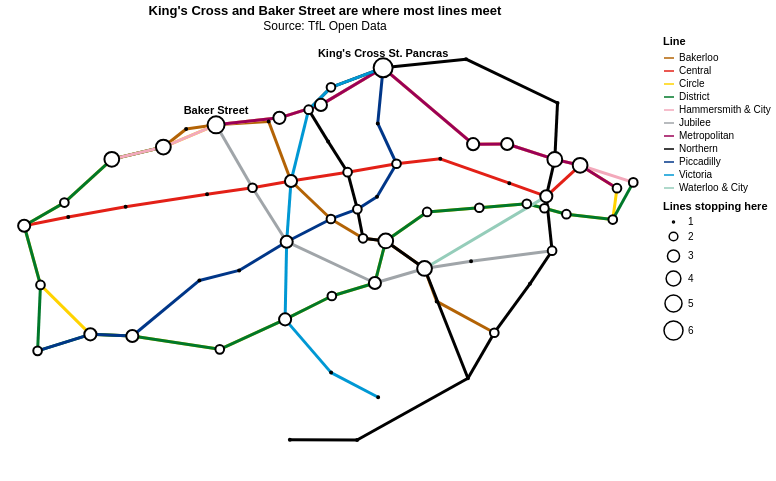

The notebook cell this image was saved under:
### Markdown cell above
**C2.** Draw the Tube as in tutorial §4, but **size each station by how many lines stop there**, and name the
stations with **five or more** lines (more names would pile up in the middle). The colours now have a key.

### Code cell
dots_table = stations.merge(lines_at, left_on='name', right_index=True)   # as in tutorial §3

# The same join as the tutorial: each edge gets both of its ends
track = (edges
    .merge(stations, left_on='source', right_on='name')
    .merge(stations, left_on='target', right_on='name', suffixes=('', '2')))

where = dict(x=alt.X('lon:Q', scale=alt.Scale(zero=False), axis=None),
             y=alt.Y('lat:Q', scale=alt.Scale(zero=False), axis=None))

# TfL's own colour for each line, with a key (scale=None would use the colours but give no key)
key = edges[['line', 'colour']].drop_duplicates()
line_colours = alt.Scale(domain=key['line'].tolist(), range=key['colour'].tolist())

rails = alt.Chart(track).mark_rule(strokeWidth=3).encode(
    **where, x2='lon2:Q', y2='lat2:Q', color=alt.Color('line:N', scale=line_colours, title='Line'))
dots = alt.Chart(dots_table).mark_circle(color='white', stroke='black', opacity=1).encode(
    **where, size=alt.Size('lines:Q', title='Lines stopping here', scale=alt.Scale(domain=[1, 6]),
                           legend=alt.Legend(values=[1, 2, 3, 4, 5, 6])),
    tooltip=['name:N', 'lines:Q'])
names = alt.Chart(dots_table).mark_text(dy=-14, fontWeight='bold', fontSize=11).encode(
    **where, text='name:N').transform_filter('datum.lines >= 5')

(rails + dots + names).properties(
    width=640, height=440,
    title=alt.Title("King's Cross and Baker Street are where most lines meet", subtitle='Source: TfL Open Data')
).configure_view(stroke=None)

### Figure 1 — Vega-Lite specification as saved in the notebook (floating-point values rounded to 4 significant figures; data arrays with more than 128 entries replaced by an {"elided": "..."} marker saying what was removed)
{"config": {"view": {"continuousWidth": 300, "continuousHeight": 300, "stroke": null}}, "layer": [{"data": {"name": "data-e03ccafdb4a8c53820e9f9fd0960f2c3"}, "mark": {"type": "rule", "strokeWidth": 3}, "encoding": {"color": {"field": "line", "scale": {"domain": ["Bakerloo", "Central", "Circle", "District", "Hammersmith & City", "Jubilee", "Metropolitan", "Northern", "Piccadilly", "Victoria", "Waterloo & City"], "range": ["#B36305", "#E32017", "#FFD300", "#00782A", "#F3A9BB", "#A0A5A9", "#9B0056", "#000000", "#003688", "#0098D4", "#95CDBA"]}, "title": "Line", "type": "nominal"}, "x": {"axis": null, "field": "lon", "scale": {"zero": false}, "type": "quantitative"}, "x2": {"field": "lon2"}, "y": {"axis": null, "field": "lat", "scale": {"zero": false}, "type": "quantitative"}, "y2": {"field": "lat2"}}}, {"data": {"name": "data-cc93d3f3d67d9b47b48453f8fd005dc6"}, "mark": {"type": "circle", "color": "white", "opacity": 1, "stroke": "black"}, "encoding": {"size": {"field": "lines", "legend": {"values": [1, 2, 3, 4, 5, 6]}, "scale": {"domain": [1, 6]}, "title": "Lines stopping here", "type": "quantitative"}, "tooltip": [{"field": "name", "type": "nominal"}, {"field": "lines", "type": "quantitative"}], "x": {"axis": null, "field": "lon", "scale": {"zero": false}, "type": "quantitative"}, "y": {"axis": null, "field": "lat", "scale": {"zero": false}, "type": "quantitative"}}}, {"data": {"name": "data-cc93d3f3d67d9b47b48453f8fd005dc6"}, "mark": {"type": "text", "dy": -14, "fontSize": 11, "fontWeight": "bold"}, "encoding": {"text": {"field": "name", "type": "nominal"}, "x": {"axis": null, "field": "lon", "scale": {"zero": false}, "type": "quantitative"}, "y": {"axis": null, "field": "lat", "scale": {"zero": false}, "type": "quantitative"}}, "transform": [{"filter": "datum.lines >= 5"}]}], "height": 440, "title": {"text": "King's Cross and Baker Street are where most lines meet", "subtitle": "Source: TfL Open Data"}, "width": 640, "$schema": "https://vega.github.io/schema/vega-lite/v6.4.1.json", "datasets": {"data-e03ccafdb4a8c53820e9f9fd0960f2c3": {"elided": "130 records"}, "data-cc93d3f3d67d9b47b48453f8fd005dc6": [{"name": "Aldgate", "lon": -0.07569, "lat": 51.51, "zone": "1", "lines": 2}, {"name": "Aldgate East", "lon": -0.07238, "lat": 51.52, "zone": "1", "lines": 2}, {"name": "Angel", "lon": -0.1064, "lat": 51.53, "zone": "1", "lines": 1}, {"name": "Baker Street", "lon": -0.1571, "lat": 51.52, "zone": "1", "lines": 5}, {"name": "Bank", "lon": -0.09005, "lat": 51.51, "zone": "1", "lines": 3}, {"name": "Barbican", "lon": -0.09799, "lat": 51.52, "zone": "1", "lines": 3}, {"name": "Battersea Power Station", "lon": -0.1421, "lat": 51.48, "zone": "1", "lines": 1}, {"name": "Bayswater", "lon": -0.1879, "lat": 51.51, "zone": "1", "lines": 2}, {"name": "Blackfriars", "lon": -0.1037, "lat": 51.51, "zone": "1", "lines": 2}, {"name": "Bond Street", "lon": -0.1497, "lat": 51.51, "zone": "1", "lines": 2}, {"name": "Borough", "lon": -0.09337, "lat": 51.5, "zone": "1", "lines": 1}, {"name": "Cannon Street", "lon": -0.09043, "lat": 51.51, "zone": "1", "lines": 2}, {"name": "Chancery Lane", "lon": -0.1116, "lat": 51.52, "zone": "1", "lines": 1}, {"name": "Charing Cross", "lon": -0.1273, "lat": 51.51, "zone": "1", "lines": 2}, {"name": "Covent Garden", "lon": -0.1244, "lat": 51.51, "zone": "1", "lines": 1}, {"name": "Earl's Court", "lon": -0.1934, "lat": 51.49, "zone": "1+2", "lines": 2}, {"name": "Edgware Road", "lon": -0.1678, "lat": 51.52, "zone": "1", "lines": 4}, {"name": "Elephant & Castle", "lon": -0.1006, "lat": 51.49, "zone": "1+2", "lines": 2}, {"name": "Embankment", "lon": -0.1227, "lat": 51.51, "zone": "1", "lines": 4}, {"name": "Euston", "lon": -0.1338, "lat": 51.53, "zone": "1", "lines": 2}, {"name": "Euston Square", "lon": -0.1358, "lat": 51.53, "zone": "1", "lines": 3}, {"name": "Farringdon", "lon": -0.1049, "lat": 51.52, "zone": "1", "lines": 3}, {"name": "Gloucester Road", "lon": -0.1827, "lat": 51.49, "zone": "1", "lines": 3}, {"name": "Goodge Street", "lon": -0.1344, "lat": 51.52, "zone": "1", "lines": 1}, {"name": "Great Portland Street", "lon": -0.1443, "lat": 51.52, "zone": "1", "lines": 3}, {"name": "Green Park", "lon": -0.1428, "lat": 51.51, "zone": "1", "lines": 3}, {"name": "High Street Kensington", "lon": -0.1928, "lat": 51.5, "zone": "1", "lines": 2}, {"name": "Holborn", "lon": -0.1205, "lat": 51.52, "zone": "1", "lines": 2}, {"name": "Hyde Park Corner", "lon": -0.1524, "lat": 51.5, "zone": "1", "lines": 1}, {"name": "Kennington", "lon": -0.106, "lat": 51.49, "zone": "1+2", "lines": 1}, {"name": "King's Cross St. Pancras", "lon": -0.1232, "lat": 51.53, "zone": "1", "lines": 6}, {"name": "Knightsbridge", "lon": -0.1605, "lat": 51.5, "zone": "1", "lines": 1}, {"name": "Lambeth North", "lon": -0.1123, "lat": 51.5, "zone": "1", "lines": 1}, {"name": "Lancaster Gate", "lon": -0.1755, "lat": 51.51, "zone": "1", "lines": 1}, {"name": "Leicester Square", "lon": -0.1284, "lat": 51.51, "zone": "1", "lines": 2}, {"name": "Liverpool Street", "lon": -0.08318, "lat": 51.52, "zone": "1", "lines": 4}, {"name": "London Bridge", "lon": -0.08887, "lat": 51.51, "zone": "1", "lines": 2}, {"name": "Mansion House", "lon": -0.09401, "lat": 51.51, "zone": "1", "lines": 2}, {"name": "Marble Arch", "lon": -0.159, "lat": 51.51, "zone": "1", "lines": 1}, {"name": "Marylebone", "lon": -0.1632, "lat": 51.52, "zone": "1", "lines": 1}, {"name": "Monument", "lon": -0.08597, "lat": 51.51, "zone": "1", "lines": 2}, {"name": "Moorgate", "lon": -0.08832, "lat": 51.52, "zone": "1", "lines": 4}, {"name": "Nine Elms", "lon": -0.1285, "lat": 51.48, "zone": "1", "lines": 1}, {"name": "Notting Hill Gate", "lon": -0.1961, "lat": 51.51, "zone": "1+2", "lines": 3}, {"name": "Old Street", "lon": -0.08777, "lat": 51.53, "zone": "1", "lines": 1}, {"name": "Oxford Circus", "lon": -0.1419, "lat": 51.52, "zone": "1", "lines": 3}, {"name": "Paddington", "lon": -0.1783, "lat": 51.52, "zone": "1", "lines": 4}, {"name": "Piccadilly Circus", "lon": -0.1338, "lat": 51.51, "zone": "1", "lines": 2}, {"name": "Pimlico", "lon": -0.1338, "lat": 51.49, "zone": "1", "lines": 1}, {"name": "Queensway", "lon": -0.1872, "lat": 51.51, "zone": "1", "lines": 1}, {"name": "Regent's Park", "lon": -0.1464, "lat": 51.52, "zone": "1", "lines": 1}, {"name": "Russell Square", "lon": -0.1243, "lat": 51.52, "zone": "1", "lines": 1}, {"name": "Sloane Square", "lon": -0.1564, "lat": 51.49, "zone": "1", "lines": 2}, {"name": "South Kensington", "lon": -0.1741, "lat": 51.49, "zone": "1", "lines": 3}, {"name": "Southwark", "lon": -0.1053, "lat": 51.5, "zone": "1", "lines": 1}, {"name": "St. James's Park", "lon": -0.1336, "lat": 51.5, "zone": "1", "lines": 2}, {"name": "St. Paul's", "lon": -0.09757, "lat": 51.51, "zone": "1", "lines": 1}, {"name": "Temple", "lon": -0.1143, "lat": 51.51, "zone": "1", "lines": 2}, {"name": "Tottenham Court Road", "lon": -0.1304, "lat": 51.52, "zone": "1", "lines": 2}, {"name": "Tower Hill", "lon": -0.07655, "lat": 51.51, "zone": "1", "lines": 2}, {"name": "Vauxhall", "lon": -0.1242, "lat": 51.49, "zone": "1+2", "lines": 1}, {"name": "Victoria", "lon": -0.1431, "lat": 51.5, "zone": "1", "lines": 3}, {"name": "Warren Street", "lon": -0.1383, "lat": 51.52, "zone": "1", "lines": 2}, {"name": "Waterloo", "lon": -0.1148, "lat": 51.5, "zone": "1", "lines": 4}, {"name": "Westminster", "lon": -0.1249, "lat": 51.5, "zone": "1", "lines": 3}]}}
